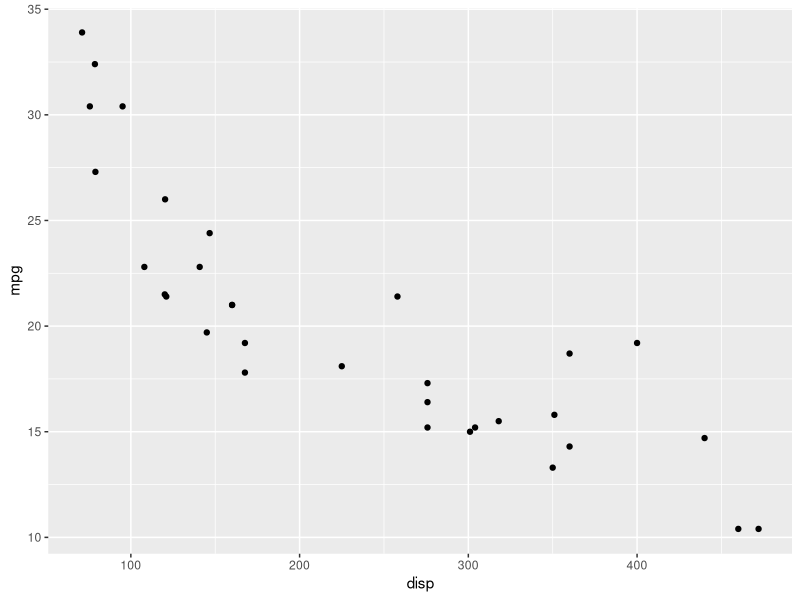
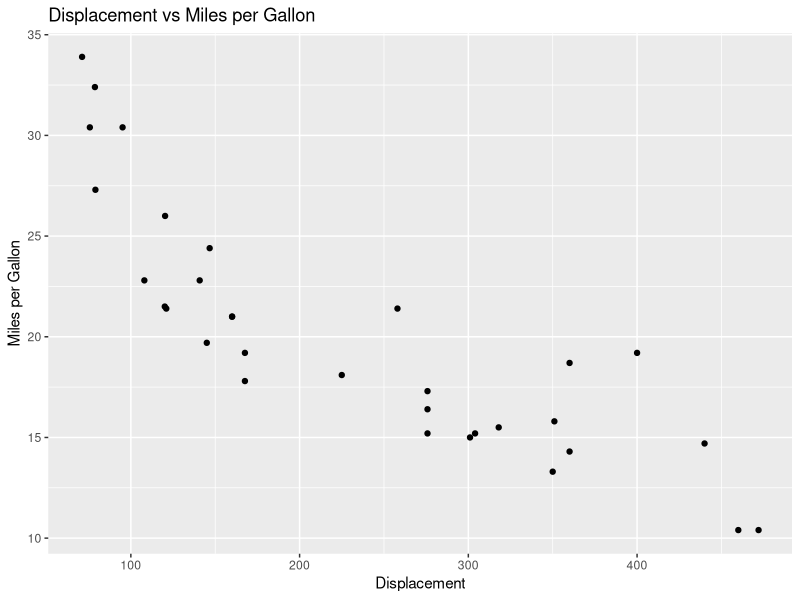

These figures' R source, in order:
library(datasets)
data(mtcars)
head(mtcars, 5)
#load ggplot package
library(ggplot2)

#create a scatterplot of displacement (disp) and miles per gallon (mpg)

ggplot(aes(x=disp,y=mpg,),data=mtcars)+geom_point()
#Add a title

ggplot(aes(x=disp,y=mpg,),data=mtcars)+geom_point()+ggtitle("Displacement vs Miles per Gallon") + labs(x = "Displacement", y="Miles per Gallon")
